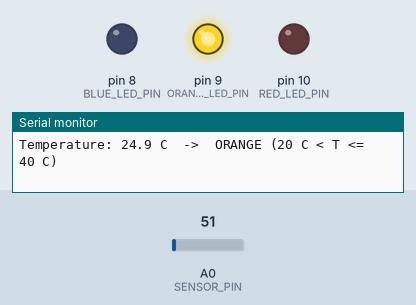
Simulated run of this sketch. Board: Arduino Uno, built with avr-gcc and run on an emulated ATmega328P. Parts: output pins drawn as LEDs (lit = HIGH), the last lines printed to the serial monitor. The inputs (shaded band) are chosen by the test bench; at power-on: A0 (SENSOR_PIN) = 51.

Above: at 1.2 s.
1.3 s: A0 (SENSOR_PIN) set to 45
2.9 s: A0 (SENSOR_PIN) set to 37
At 4.1 s:
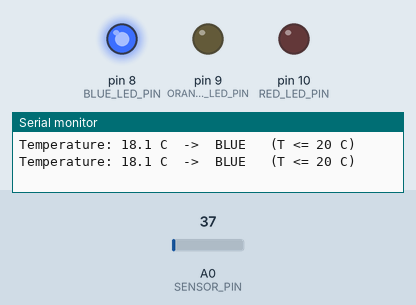
4.8 s: A0 (SENSOR_PIN) set to 86
At 6.2 s:
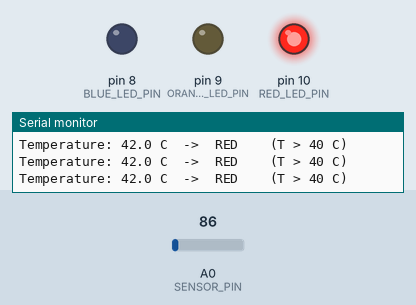
6.5 s: A0 (SENSOR_PIN) set to 77
At 7.1 s:
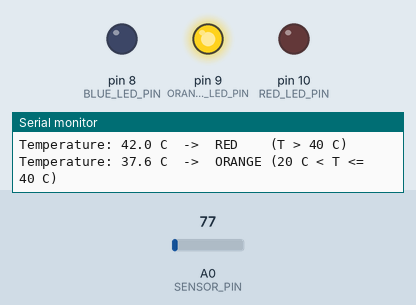
Timing chart, 0 to 9.1 s (numbered marks = the images above; inputs shaded):
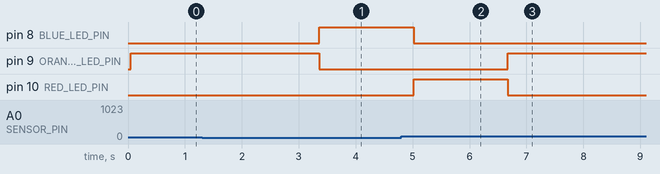

The sketch:

temperature_detector.ino
```cpp
/*
  ============================================================
   TEMPERATURE DETECTOR WITH 3 LED INDICATORS
  ============================================================
   Course : Electrical Engineering - Computer and Control Algorithms
   Board  : Arduino UNO
   Sensor : LM35 analog temperature sensor (10 mV / °C)

   Rule:
     T <= 20 °C          -> BLUE   LED ON
     20 °C < T <= 40 °C  -> ORANGE LED ON
     T > 40 °C           -> RED    LED ON
   Only one LED is ON at a time.

   Wiring:
     LM35 +Vs  -> 5V
     LM35 Vout -> A0
     LM35 GND  -> GND
     D8  -> 220 ohm -> BLUE   LED (+) , LED (-) -> GND
     D9  -> 220 ohm -> ORANGE LED (+) , LED (-) -> GND
     D10 -> 220 ohm -> RED    LED (+) , LED (-) -> GND
  ============================================================
*/

#include "temperature_logic.h"

// ---------- Pin assignment ----------
const int SENSOR_PIN     = A0;
const int BLUE_LED_PIN   = 8;
const int ORANGE_LED_PIN = 9;
const int RED_LED_PIN    = 10;

// ---------- Settings ----------
const int  SAMPLES        = 10;    // readings averaged to reduce noise
const long LOOP_DELAY_MS  = 500;   // time between measurements

// ---------- Function prototypes ----------
void allLedsOff();
void showLed(LedColor color);
const char* colorName(LedColor color);

void setup() {
  pinMode(BLUE_LED_PIN,   OUTPUT);
  pinMode(ORANGE_LED_PIN, OUTPUT);
  pinMode(RED_LED_PIN,    OUTPUT);
  allLedsOff();

  Serial.begin(9600);
  Serial.println("Temperature detector started");
}

void loop() {
  // 1) Read the sensor (average of several samples)
  long sum = 0;
  for (int i = 0; i < SAMPLES; i++) {
    sum += analogRead(SENSOR_PIN);
    delay(5);
  }
  int raw = sum / SAMPLES;

  // 2) Convert reading to degrees Celsius
  float tempC = rawToCelsius(raw);

  // 3) Decide which LED to turn on
  LedColor color = chooseLed(tempC);

  // 4) Drive the LEDs
  showLed(color);

  // 5) Report on the Serial Monitor
  Serial.print("Temperature: ");
  Serial.print(tempC, 1);
  Serial.print(" C  ->  ");
  Serial.println(colorName(color));

  // 6) Wait, then repeat
  delay(LOOP_DELAY_MS);
}

// Turn every LED off
void allLedsOff() {
  digitalWrite(BLUE_LED_PIN,   LOW);
  digitalWrite(ORANGE_LED_PIN, LOW);
  digitalWrite(RED_LED_PIN,    LOW);
}

// Turn on exactly one LED
void showLed(LedColor color) {
  digitalWrite(BLUE_LED_PIN,   color == LED_BLUE   ? HIGH : LOW);
  digitalWrite(ORANGE_LED_PIN, color == LED_ORANGE ? HIGH : LOW);
  digitalWrite(RED_LED_PIN,    color == LED_RED    ? HIGH : LOW);
}

const char* colorName(LedColor color) {
  switch (color) {
    case LED_BLUE:   return "BLUE   (T <= 20 C)";
    case LED_ORANGE: return "ORANGE (20 C < T <= 40 C)";
    default:         return "RED    (T > 40 C)";
  }
}
```

temperature_logic.h
```cpp
// temperature_logic.h
// Pure decision logic for the temperature detector.
// Kept free of Arduino functions so it can also be tested on a PC.

#ifndef TEMPERATURE_LOGIC_H
#define TEMPERATURE_LOGIC_H

// Temperature limits in degrees Celsius
const float LOW_LIMIT  = 20.0;   // T <= 20         -> BLUE
const float HIGH_LIMIT = 40.0;   // 20 < T <= 40    -> ORANGE
                                 // T > 40          -> RED

enum LedColor { LED_BLUE, LED_ORANGE, LED_RED };

// Decide which LED must be ON for a given temperature.
inline LedColor chooseLed(float tempC) {
  if (tempC <= LOW_LIMIT) {
    return LED_BLUE;              // cold / normal: 20 °C or below
  } else if (tempC <= HIGH_LIMIT) {
    return LED_ORANGE;            // warm: above 20 up to 40 °C
  } else {
    return LED_RED;               // hot: above 40 °C
  }
}

// Convert a raw 10-bit ADC reading (0..1023) from an LM35 to °C.
// LM35 output = 10 mV per °C.  ADC step = 5 V / 1024.
// T = raw * (5000 mV / 1024) / (10 mV/°C) = raw * 500 / 1024
inline float rawToCelsius(int raw) {
  return raw * 500.0 / 1024.0;
}

#endif
```

Measured:
- the behaviour switches between 41 and 40 on A0 (SENSOR_PIN) (found by bisection; images 0 and 1)
- the behaviour switches between 82 and 81 on A0 (SENSOR_PIN) (found by bisection; images 2 and 3)
- after the input at 2.9 s, pin 8 (BLUE_LED_PIN): LOW → HIGH after 0.46 s; pin 9 (ORANGE_LED_PIN): HIGH → LOW after 0.46 s
- after the input at 4.8 s, pin 8 (BLUE_LED_PIN): HIGH → LOW after 0.22 s; pin 10 (RED_LED_PIN): LOW → HIGH after 0.22 s
- after the input at 6.5 s, pin 9 (ORANGE_LED_PIN): LOW → HIGH after 0.17 s; pin 10 (RED_LED_PIN): HIGH → LOW after 0.17 s
